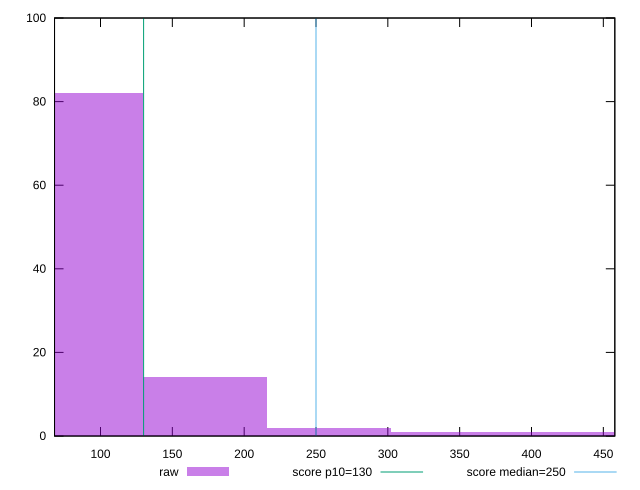

Recreate this plot in gnuplot.
reset

$raw <<EOF
172.65633141992961 14
86.32816570996481 82
258.9844971298944 2
431.64082854982405 1
345.31266283985923 1
EOF

set key outside below
set boxwidth 86.32816570996481
set xrange [68:458.00000000000045]
set yrange [0:100]
set trange [0:100]
set style fill transparent solid 0.5 noborder

set parametric
set terminal svg size 640, 490 enhanced background rgb 'white'
set output "report_00017_2021-02-10T15-08-03.406Z/max-potential-fid/samples/pages+cached+noadtech/raw/histogram.svg"

plot $raw title "raw" with boxes, \
     130,t title "score p10=130", \
     250,t title "score median=250"

reset
